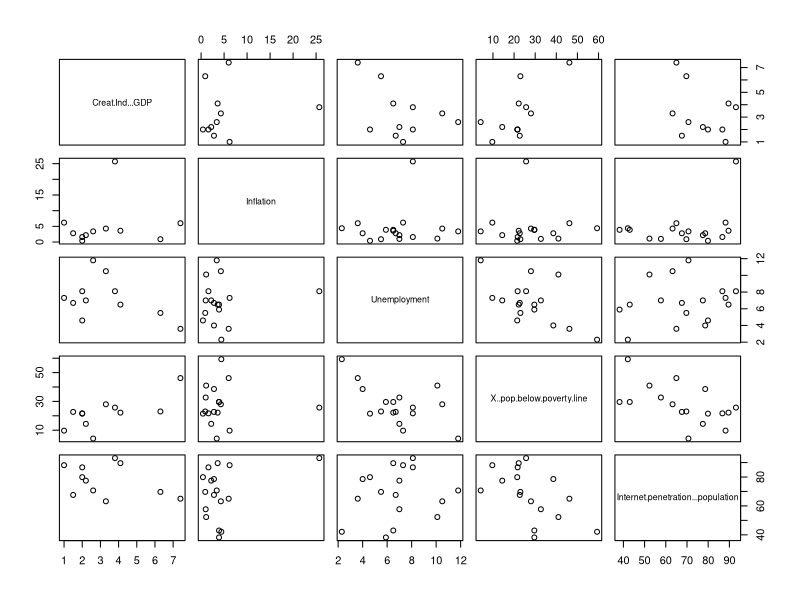
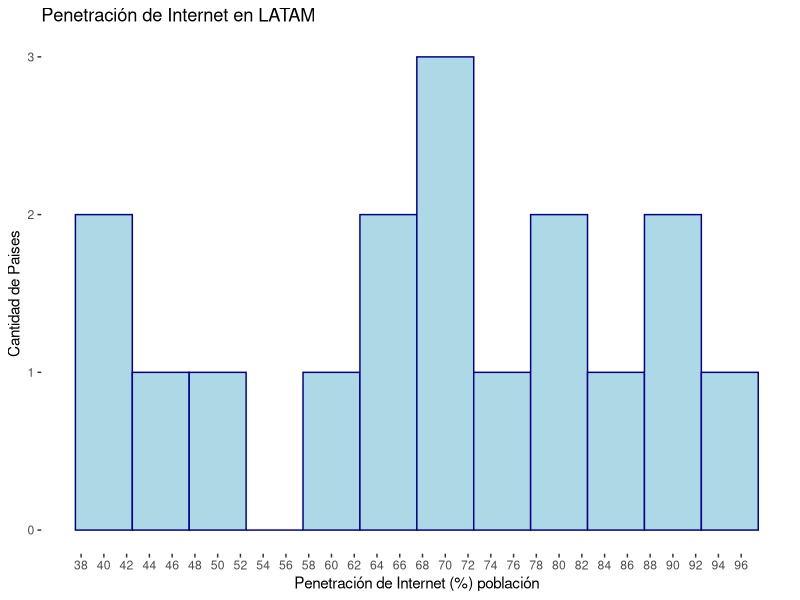
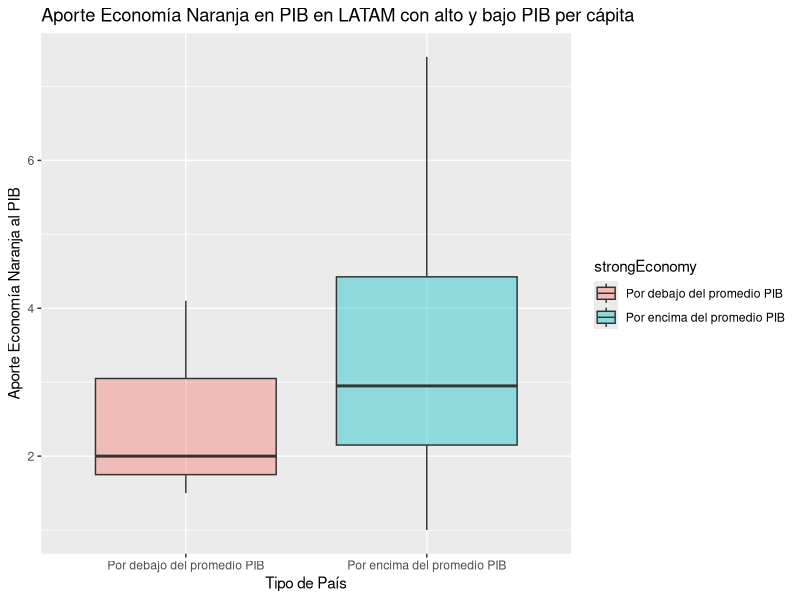

Write the R code that produced these figures, in order. (Note: this script raises an error after producing the figures.)
## ---- chunk 1
orangeec = read.csv(file="orangeec.csv", header=TRUE, sep=",")
## ---- chunk 2
summary(orangeec)
## ---- chunk 3
pairs(orangeec[,6:10])
## ---- chunk 4
library(ggplot2)
## ---- chunk 5
ggplot()+geom_histogram(data=orangeec,aes(x=orangeec$Internet.penetration...population),
    fill="lightblue",color="darkblue",binwidth=5)+
labs(x="Penetración de Internet (%) población", y="Cantidad de Paises", 
    title="Penetración de Internet en LATAM")+
scale_x_continuous(breaks=seq(38, max(96), 2))+
theme(legend.position="none")+
theme(panel.background=element_blank(), 
    panel.grid.major=element_blank(), panel.grid.minor=element_blank())
## ---- chunk 6
library(dplyr)
## ---- chunk 7
mean <- mean(orangeec$GDP.PC)
## ---- chunk 8
orangeec <- orangeec %>% mutate(strongEconomy = ifelse(GDP.PC < mean, 
    "Por debajo del promedio PIB", "Por encima del promedio PIB"))
## ---- chunk 9
ggplot(orangeec, aes(x=strongEconomy, y=Creat.Ind...GDP, fill=strongEconomy))+
geom_boxplot(alpha=0.4)+
labs(x="Tipo de País", y="Aporte Economía Naranja al PIB", 
    title="Aporte Economía Naranja en PIB en LATAM con alto y bajo PIB per cápita")
## ---- chunk 10
library(ggplot2)
## ---- chunk 11
ggplot(mtcars, aes(x=cyl, y=mpg, size=Peso_kilos))+ geom_point(aes(color=Peso_kilos))+ facet_wrap(~ am)
ggplot(mtcars, aes(x = cyl, y = mpg, size = Peso_kilos, col = Peso_kilos)) + geom_point() + facet_wrap(~ am)

